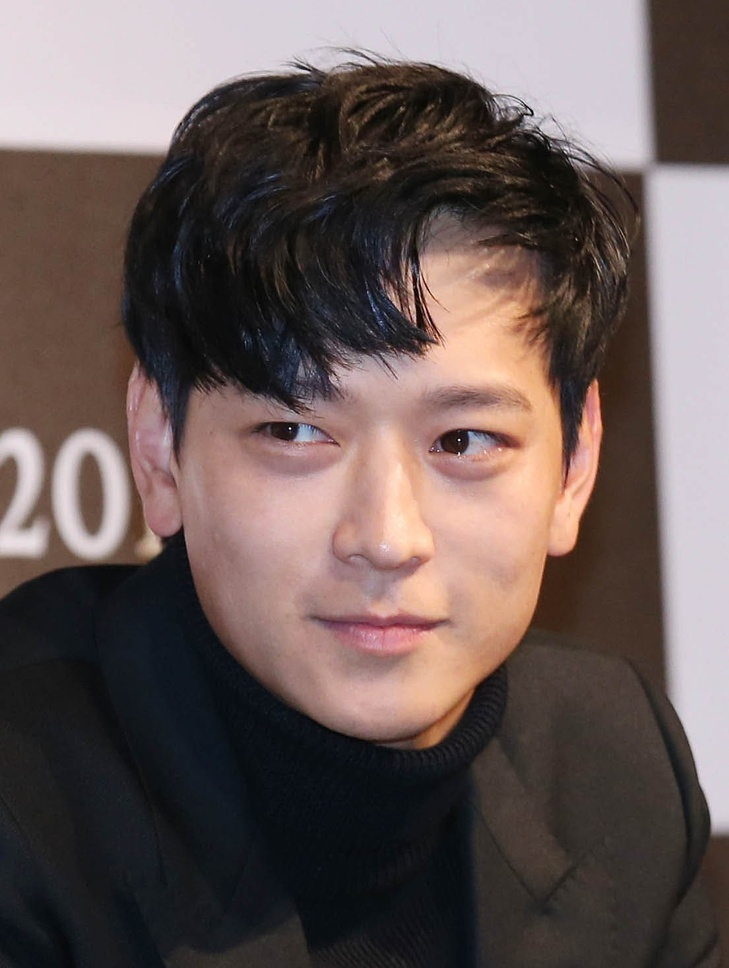
#> input picture ML/knn/b.jpg, 729 x 968 px, shrunk from 1105 x 1468 before the run
$ python ex_numpy_img.py
#> lines starting #> are read from the running program, lines starting #| are printed output that depends on the picture
import numpy as np
import matplotlib.pyplot as plt

img = plt.imread('./b.jpg')[:, :, :3]
#> img is the input picture: shape (968, 729, 3); mean R, G, B 104.2, 89.7, 87.3
plt.imshow(img)
plt.show()

def apply_filter(input_img, kernel):
    output_img = np.copy(input_img)
    for i in range(1, input_img.shape[0] - 1):
        for j in range(1, input_img.shape[1] - 1):
            output_img[i, j] = np.sum(input_img[i-1: i +2
                                      , j-1:j+ 2]*kernel, axis=(0,1))
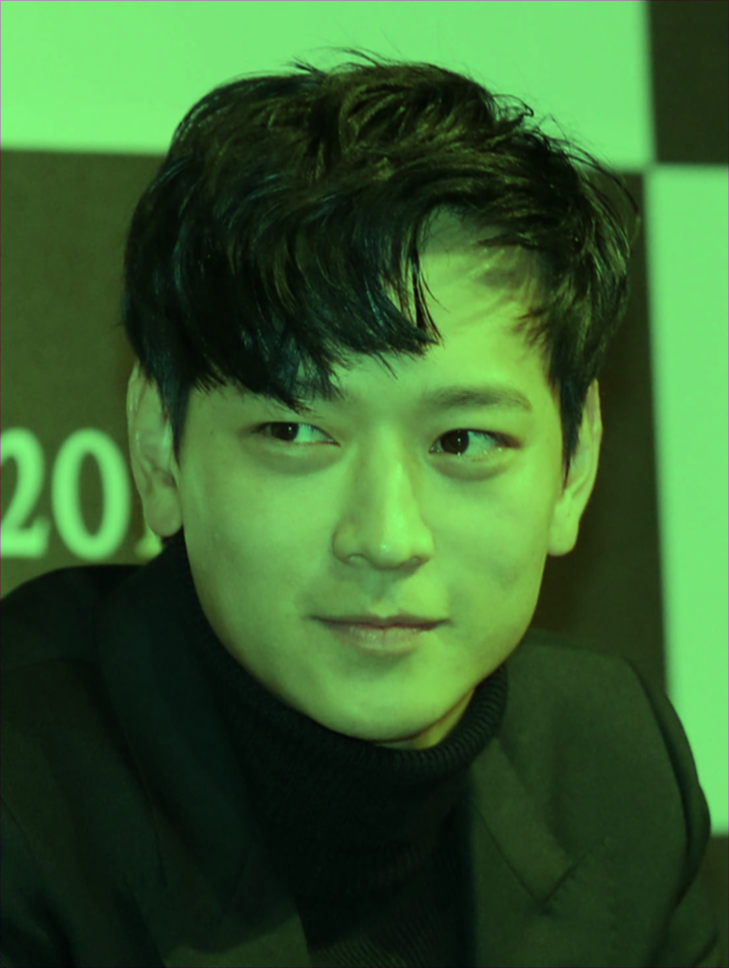
#> output_img: shape (968, 729, 3) float64; mean R, G, B 0.307, 0.527, 0.257; drawn with min black and max white
    return np.clip(output_img, 0, 1)
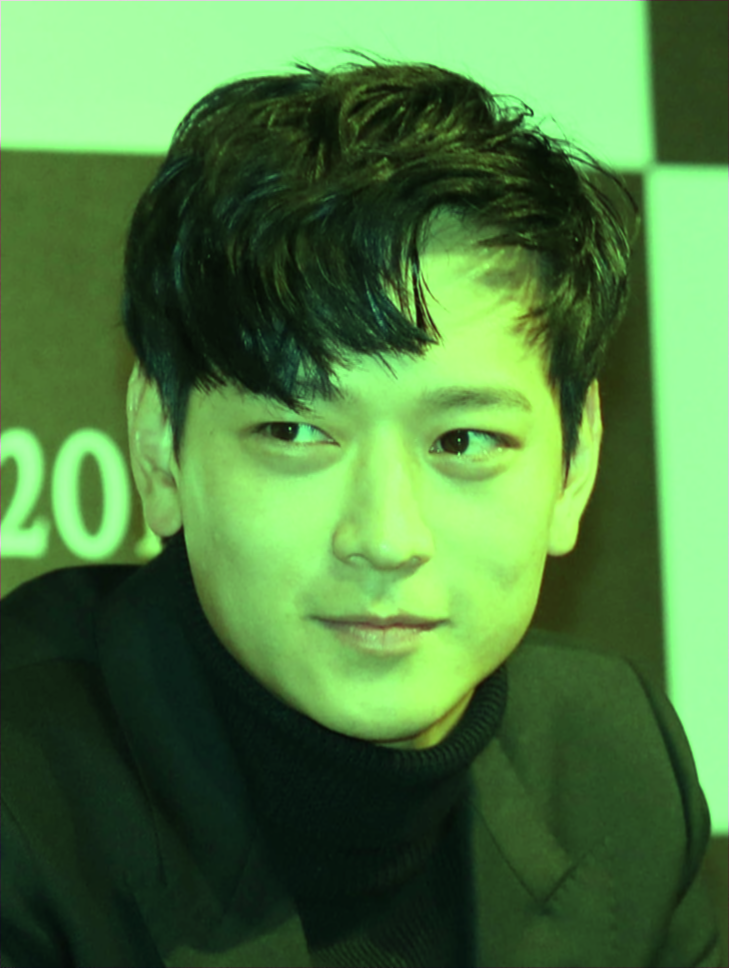
#> returned value: shape (968, 729, 3) float64; mean of channels 0, 1, 2 0.307, 0.486, 0.257; drawn as R, G, B
gaussian_blur = np.array([[1/16, 1/8, 1/16]
                        , [1/8, 1/4, 1/8]
                        , [1/16, 1/8, 1/16]])
img_normalized = img / 255.0 # 0~1로 정규화
output = apply_filter(img_normalized, gaussian_blur)
plt.imshow(output)
plt.show()
